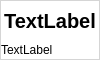
<?xml version="1.0" encoding="UTF-8"?>
<ui version="4.0">
 <class>DateCell</class>
 <widget class="QWidget" name="DateCell">
  <property name="geometry">
   <rect>
    <x>0</x>
    <y>0</y>
    <width>100</width>
    <height>60</height>
   </rect>
  </property>
  <property name="cursor">
   <cursorShape>ArrowCursor</cursorShape>
  </property>
  <property name="windowTitle">
   <string>Form</string>
  </property>
  <property name="styleSheet">
   <string notr="true">background-color: rgb(213, 213, 213);</string>
  </property>
  <widget class="QLabel" name="dateLabel">
   <property name="geometry">
    <rect>
     <x>1</x>
     <y>1</y>
     <width>98</width>
     <height>39</height>
    </rect>
   </property>
   <property name="font">
    <font>
     <pointsize>15</pointsize>
     <weight>75</weight>
     <bold>true</bold>
    </font>
   </property>
   <property name="styleSheet">
    <string notr="true">background-color: rgb(255, 255, 255);</string>
   </property>
   <property name="text">
    <string>TextLabel</string>
   </property>
   <property name="alignment">
    <set>Qt::AlignCenter</set>
   </property>
  </widget>
  <widget class="QLabel" name="taskLabel">
   <property name="geometry">
    <rect>
     <x>1</x>
     <y>40</y>
     <width>98</width>
     <height>19</height>
    </rect>
   </property>
   <property name="styleSheet">
    <string notr="true">background-color: rgb(255, 255, 255);</string>
   </property>
   <property name="text">
    <string>TextLabel</string>
   </property>
  </widget>
 </widget>
 <resources/>
 <connections/>
</ui>
